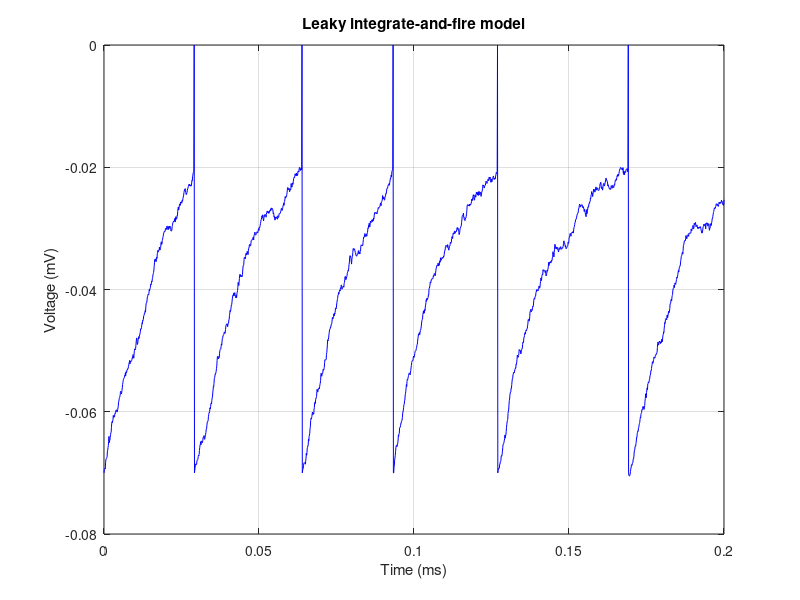

Here is the MATLAB script that generated this plot:
%													
%	Leaky integrate-and-fire model without noise	
%		

% resting potential -> -70 mv to +30 mv
% threshold potential/stimulus -> 50 mv less negative than resting pot
% membrane time constant = r_m * c_m -> around 10ms
% the neuron that just fired goes to a refractory state in which it doesn't respond
%refractory period -> limits the firing rate
% I (t) = Cm(dVm/dt)
% I (t) = - (Vm(t)/Rm) = Cm(dVm/dt)
% RI(t) = - Vm (t) = Omega or R*C (dVm/dt) where omega is R.Cm 

%% CLEANUP
clear
clc
clf

%constants
V_th = -0.02;                           % spike threshold -> -50 mv
tau = 0.02;                             % taum -> R*C -> 10 ms or 0.030;
R_m = 3e7;                              % membrane resistance -> 10 Mega ohms or 3e7
C = 1;                                  % membrane capacitance

%time
dt = 0.0001;                           % time in msec or 0.001
dur = 0.2;                             % duration of simulation in msec or 0.5
n_iter = floor(dur ./ dt)+1;           % number of iterations

%potential 
V = zeros(1, n_iter + 1);               % array to store all potential during simulation                          
V_0 = -0.07;                            % initial voltage
EL = V_0;                               % resting potencial
V_reset = V_0 ;                         % reset value
V (1) = V_0;                            % store V_0 in the first index of V

%injected current
I_inj = zeros(1, n_iter + 1);								 
I_inj(1) = 0;                        				% electrode current input --> 2e-9
I_noise = 2e-9 .* random('Normal', 1, dt+1, [1, n_iter]);	% initial current
%I_noise = I_inj(1) .* randn(1, n_iter + 1); 			% se n tem mean eh white noise (gaussian normal distr)

%spike 
time = linspace(0, dur, n_iter + 1);    % time vector of simulation
t_spike = 0;                            % time of a spike occurrence
n_spikes = 0;                           % number of spikes
r_period = 0.002;                       % refractory period

% using Euler's method for diferential equations we have the following
%1. define f(x,y)
%2. input t_0 and y_0
%3. input step size h and the number of steps n
%4. from j = 1 to n do
%	a) m = f(x_0, y_0)
%	b) y_1 = y_0 + h * m;
%	c) t_1 = t_0 + h
%	d) print t_1 and y_1
%	e) t_0 = t_1
%	f) y_0 = y_1
%4. end

for i = 1 : n_iter
    
    dV = ((EL - V(i) + I_inj(1).*R_m + I_noise(i).*R_m) .* dt) ./ tau;       	% LIF equation w/ noise
	V (i + 1) = V (i) + dV;                                             	% update
    if (V (i + 1) > V_th)							% check if potential is high enough for spike to occurr
        if (n_spikes > 0)							% check if spike has already occurred
            if (time (i) >= (t_spike + r_period))		                % check if in refractory period							
                V (i + 1) = V_reset;					        % reset voltage
                t_spike = time (i);						% mark spike time
                V(i) = 0;
                n_spikes = n_spikes+1;				                % increment number of spikes 
            end          
        else 									% no spike has occured 
        	V (i + 1) = V_reset;						% reset potential
            V(i) = 0;
            t_spike = time (i);							% mark spike time
        	n_spikes = n_spikes + 1;					% increment number of spikes
        end 
    end
end

% plotting the graph %
plot(time, V, 'color', 'blue');
title('Leaky integrate-and-fire model');
xlabel('Time (ms)')
ylabel('Voltage (mV)')
grid on
